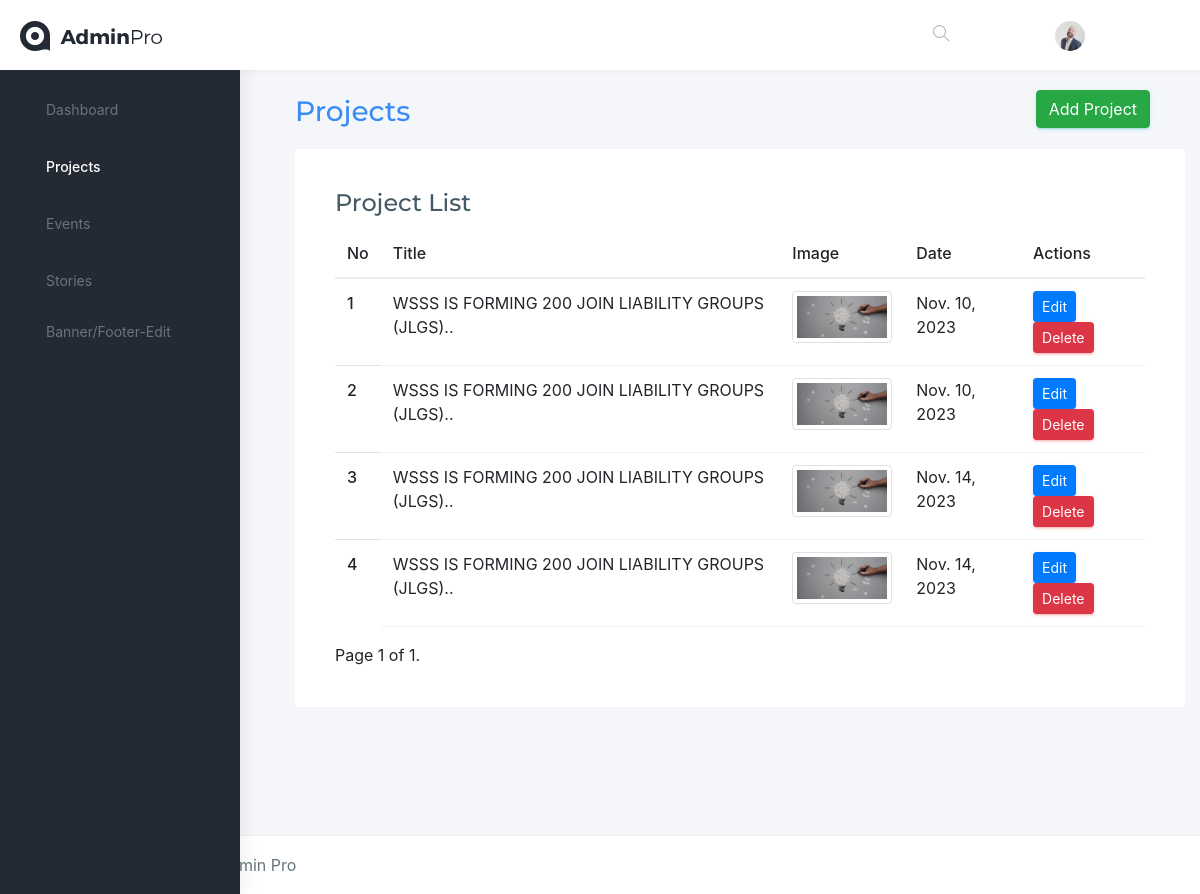
Before: /projects/ with the older database file.
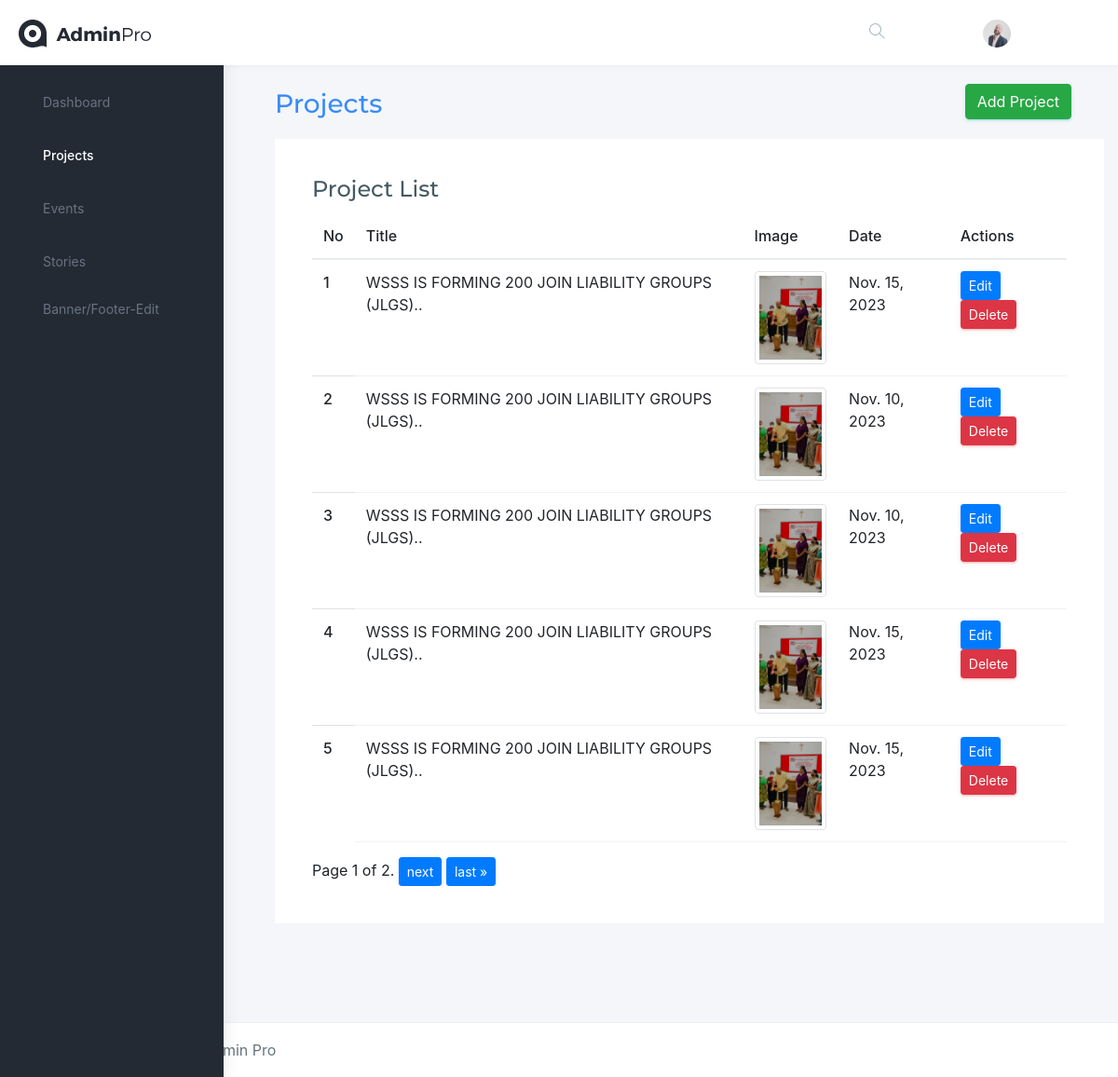
After: the same page with the newer database file.
### adminapp/models.py (models this page shows)
class Project(models.Model):
    photo = models.ImageField(upload_to='project_photos/')
    title = models.CharField(max_length=100)
    date = models.DateField()
    created_at = models.DateTimeField(auto_now_add=True)

### adminapp/views.py (the view)
# urls.py: path('projects/', project_list, name='project_list'),
def project_list(request):
    projects = Project.objects.all()
    page = request.GET.get('page', 1)
    paginator = Paginator(projects, 5)
    try:
        projects = paginator.page(page)
    except PageNotAnInteger:
        projects = paginator.page(1)
    except EmptyPage:
        projects = paginator.page(paginator.num_pages)
    return render(request, 'events/project_list.html', {'projects': projects})

### templates/events/project_list.html (shortened to what this page needs)
{% extends 'base.html' %}
{% block content %}
<!DOCTYPE html>
<html lang="en">
<head>
    <link rel="stylesheet" href="https://stackpath.bootstrapcdn.com/bootstrap/4.3.1/css/bootstrap.min.css">
</head>
<body>
    <div class="page-wrapper">
        <div class="container-fluid">
            <div class="row page-titles">
                <div class="col-md-5 align-self-center">
                    <h3 class="text-themecolor">Projects</h3>
                </div>
            </div>
            <a href="{% url 'add_project' %}" class="btn btn-success">Add Project</a>
            <div class="row">
                <div class="col-lg-12">
                    <div class="card">
                        <div class="card-body">
                            <h4 class="card-title">Project List</h4>
                            <div class="table-responsive">
                                <table class="table">
                                    <thead>
                                        <tr>
                                            <th>No</th>
                                            <th>Title</th>
                                            <th>Image</th>
                                            <th>Date</th>
                                            <th>Actions</th>
                                        </tr>
                                    </thead>
                                    <tbody>
                                        {% for project in projects %}
                                            <tr>
                                                <th scope="row">{{ forloop.counter }}</th>
                                                <td>{{ project.title }}</td>
                                                <td>
                                                    {% if project.photo %}
                                                        <img src="{{ project.photo.url }}" alt="{{ project.title }}" class="img-thumbnail" style="max-width: 100px; max-height: 100px;">
                                                    {% else %}
                                                        No image available
                                                    {% endif %}
                                                </td>
                                                <td>{{ project.date }}</td>
                                                <td>
                                                    <a href="{% url 'project_edit' pk=project.pk %}" class="btn btn-primary btn-sm">Edit</a>
                                                    <form method="post" action="{% url 'project_delete' pk=project.pk %}" style="display: inline;">
                                                        <button type="submit" class="btn btn-danger btn-sm">Delete</button>
                                                    </form>
                                                </td>
                                            </tr>
                                        {% endfor %}
                                    </tbody>
                                </table>
                                <div class="pagination">
                                    <span class="step-links">
                                        <span class="current">
                                            Page {{ projects.number }} of {{ projects.paginator.num_pages }}.
                                        </span>
                                        {% if projects.has_next %}
                                            <a href="?page={{ projects.next_page_number }}" class="btn btn-primary btn-sm">next</a>
                                            <a href="?page={{ projects.paginator.num_pages }}" class="btn btn-primary btn-sm">last &raquo;</a>
                                        {% endif %}
                                    </span>
                                </div>
                            </div>
                        </div>
                    </div>
                </div>
            </div>
        </div>
    </div>
</body>
</html>
{% endblock %}

### templates/base.html (shortened to what this page needs)
{% load static %}
<!DOCTYPE html>
<html lang="en">
<head>
    <link href="{% static '/assets/plugins/bootstrap/css/bootstrap.min.css' %}" rel="stylesheet">
    <link href="{% static '/assets/plugins/chartist-js/dist/chartist.min.css' %}" rel="stylesheet">
    <link href="{% static '/assets/plugins/chartist-plugin-tooltip-master/dist/chartist-plugin-tooltip.css' %}" rel="stylesheet">
    <link href="{% static '/assets/plugins/c3-master/c3.min.css' %}" rel="stylesheet">
    <link href="{% static 'css/style.css' %}" rel="stylesheet">
    <link href="{% static 'css/pages/dashboard.css' %}" rel="stylesheet">
    <link href="{% static 'css/colors/default-dark.css' %}" id="theme" rel="stylesheet">
</head>
<body class="fix-header fix-sidebar card-no-border">
    <div id="main-wrapper">
        <header class="topbar">
            <nav class="navbar top-navbar navbar-expand-md navbar-light">
                <div class="navbar-header">
                        <b>
                            <img src="{% static '/assets/images/logo-icon.png' %}" alt="homepage" class="dark-logo" />
                        </b>
                        <span>
                            <img src="{% static '/assets/images/logo-text.png' %}" alt="homepage" class="dark-logo" />
                        </span>
                </div>
                <div class="navbar-collapse">
                    <ul class="navbar-nav my-lg-0">
                        <li class="nav-item hidden-xs-down search-box"> <a
                                class="nav-link hidden-sm-down waves-effect waves-dark" href="javascript:void(0)"><i
                                    class="ti-search"></i></a>
                        </li>
                        <li class="nav-item dropdown">
                        <a class="nav-link waves-effect waves-dark dropdown-toggle" href="#" id="navbarDropdown" role="button" data-toggle="dropdown" aria-haspopup="true" aria-expanded="false">
                        <img src="{% static '/assets/images/users/1.jpg' %}" alt="user" class="profile-pic" />
                        </a>
                        </li>
                    </ul>
                </div>
            </nav>
        </header>
        <aside class="left-sidebar">
            <div class="scroll-sidebar">
                <nav class="sidebar-nav">
                    <ul id="sidebarnav">
                        <li> <a class="waves-effect waves-dark" href="{% url 'index' %}" aria-expanded="false"><i
                                    class="mdi mdi-gauge"></i><span class="hide-menu">Dashboard</span></a></li>
                        <li> <a class="waves-effect waves-dark" href="{% url 'project_list' %}" aria-expanded="false"><i
                                    class="mdi mdi-account-check"></i><span class="hide-menu">Projects</span></a></li>
                        <li> <a class="waves-effect waves-dark" href="{% url 'event_list' %}" aria-expanded="false"><i
                                    class="mdi mdi-table"></i><span class="hide-menu">Events</span></a></li>
                        <li> <a class="waves-effect waves-dark" href="{% url 'story_list' %}" aria-expanded="false"><i
                                    class="mdi mdi-book-open-variant"></i><span class="hide-menu">Stories</span></a></li>
                        <li> <a class="waves-effect waves-dark" href="{% url 'banner_footer_list' %}" aria-expanded="false"><span class="hide-menu">Banner/Footer-Edit</span></a></li>
                    </ul>
                </nav>
            </div>
        </aside>
        <div class="page-wrapper">
            {% block content %}
            {% endblock %}
            <footer class="footer"> © 2023 Admin Pro<a href="https://www.wrappixel.com/"></a> </footer>
        </div>
    </div>
</body>
</html>

### static/css/colors/default-dark.css (style rules this page uses)
.topbar { background: #fff; }
.topbar .navbar-light .navbar-nav .nav-item > a.nav-link { color: #a6b7bf; }
a { color: #398bf7; }
.text-themecolor { color: #398bf7 !important; }
.card-no-border .left-sidebar, .card-no-border .sidebar-nav { background: #242a33; }
.sidebar-nav { background: #242a33; }
.sidebar-nav > ul > li.active > a { color: #ffffff; border-color: #398bf7; }
.sidebar-nav > ul > li.active > a i { color: #ffffff; }
.sidebar-nav ul li a.active, .sidebar-nav ul li a:hover { color: #ffffff; }
.sidebar-nav ul li a.active i, .sidebar-nav ul li a:hover i { color: #ffffff; }

### templates/base.html (style rules this page uses)
.card { background-color: #fff; padding: 20px; border-radius: 8px; box-shadow: 0 4px 8px rgba(0, 0, 0, 0.1); margin-bottom: 20px; cursor: pointer; }
.topbar .top-navbar .navbar-nav>.nav-item>.nav-link { padding-left: 0px; padding-right: 105px; font-size: 17px; line-height: 54px; }

### templates/events/project_list.html (style rules this page uses)
.page-wrapper { margin-left: 140px; }
.btn-success { color: #fff; background-color: #28a745; border-color: #28a745; position: absolute; right: 50px; top: 55px; }
.fix-header .page-wrapper { padding-top: 35px; }

Changed rows visible on the page:
removed Project: title "WSSS IS FORMING 200 JOIN LIABILITY GROUPS (JLGS)..", photo (picture), date "Nov. 14, 2023"
changed Project (number 1 of 5 on the later page): photo: a different picture; date "Nov. 10, 2023" → "Nov. 15, 2023"
changed Project (number 2 of 5 on the later page): photo: a different picture
changed Project (number 3 of 5 on the later page): photo: a different picture; date "Nov. 14, 2023" → "Nov. 10, 2023"
added Project: title "WSSS IS FORMING 200 JOIN LIABILITY GROUPS (JLGS)..", photo (picture), date "Nov. 15, 2023"
added Project: title "WSSS IS FORMING 200 JOIN LIABILITY GROUPS (JLGS)..", photo (picture), date "Nov. 15, 2023"
Other visible differences:
{{ projects.paginator.num_pages }}: "1" → "2"
text now shown: "next last »"
